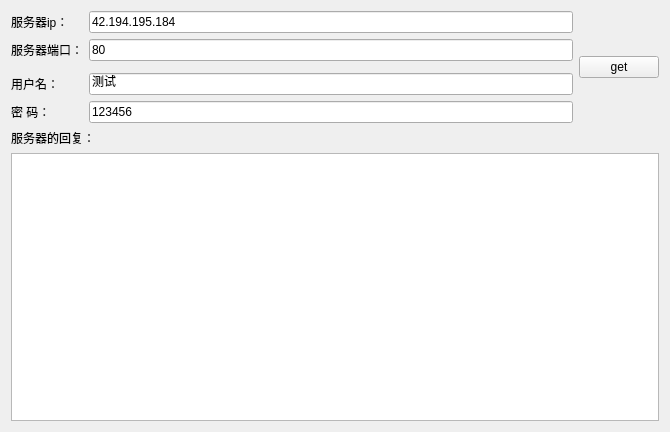
<?xml version="1.0" encoding="UTF-8"?>
<ui version="4.0">
 <class>Widget</class>
 <widget class="QWidget" name="Widget">
  <property name="geometry">
   <rect>
    <x>0</x>
    <y>0</y>
    <width>670</width>
    <height>432</height>
   </rect>
  </property>
  <property name="windowTitle">
   <string>Widget</string>
  </property>
  <layout class="QGridLayout" name="gridLayout">
   <item row="3" column="0">
    <widget class="QLabel" name="labelUser">
     <property name="text">
      <string>用户名：</string>
     </property>
    </widget>
   </item>
   <item row="0" column="2" rowspan="5">
    <widget class="QPushButton" name="pushButton">
     <property name="text">
      <string>get</string>
     </property>
    </widget>
   </item>
   <item row="0" column="0">
    <widget class="QLabel" name="labelUser_2">
     <property name="text">
      <string>服务器ip：</string>
     </property>
    </widget>
   </item>
   <item row="0" column="1">
    <widget class="QLineEdit" name="lineEditIP">
     <property name="text">
      <string>42.194.195.184</string>
     </property>
    </widget>
   </item>
   <item row="4" column="0">
    <widget class="QLabel" name="labelPwd">
     <property name="text">
      <string>密 码：</string>
     </property>
    </widget>
   </item>
   <item row="5" column="0" colspan="2">
    <widget class="QLabel" name="label">
     <property name="text">
      <string>服务器的回复：</string>
     </property>
    </widget>
   </item>
   <item row="3" column="1">
    <widget class="QLineEdit" name="lineEditUser">
     <property name="text">
      <string>测试</string>
     </property>
    </widget>
   </item>
   <item row="6" column="0" colspan="3">
    <widget class="QTextEdit" name="textEdit"/>
   </item>
   <item row="4" column="1">
    <widget class="QLineEdit" name="lineEditPwd">
     <property name="text">
      <string>123456</string>
     </property>
    </widget>
   </item>
   <item row="1" column="0">
    <widget class="QLabel" name="labelUser_3">
     <property name="text">
      <string>服务器端口：</string>
     </property>
    </widget>
   </item>
   <item row="1" column="1">
    <widget class="QLineEdit" name="lineEditPort">
     <property name="text">
      <string>80</string>
     </property>
    </widget>
   </item>
  </layout>
 </widget>
 <layoutdefault spacing="6" margin="11"/>
 <resources/>
 <connections/>
</ui>
